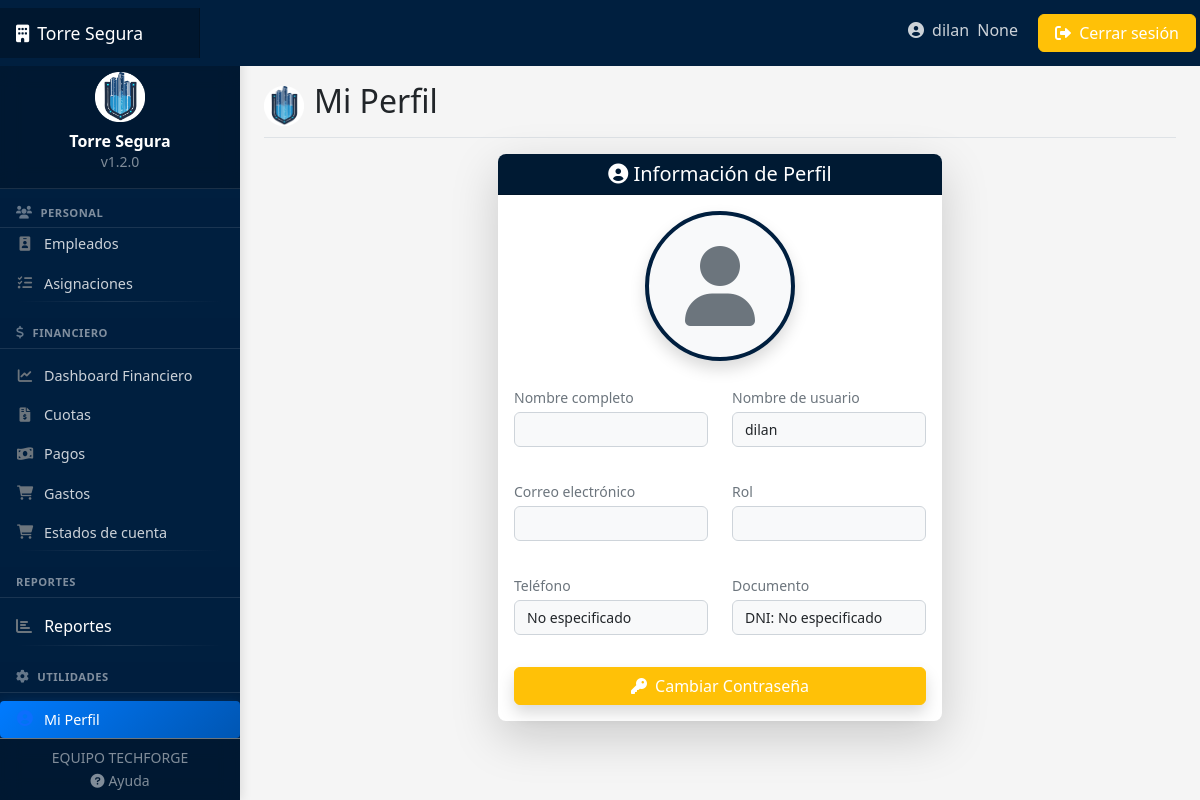
Before: /perfil/ (signed in) with the older database file.
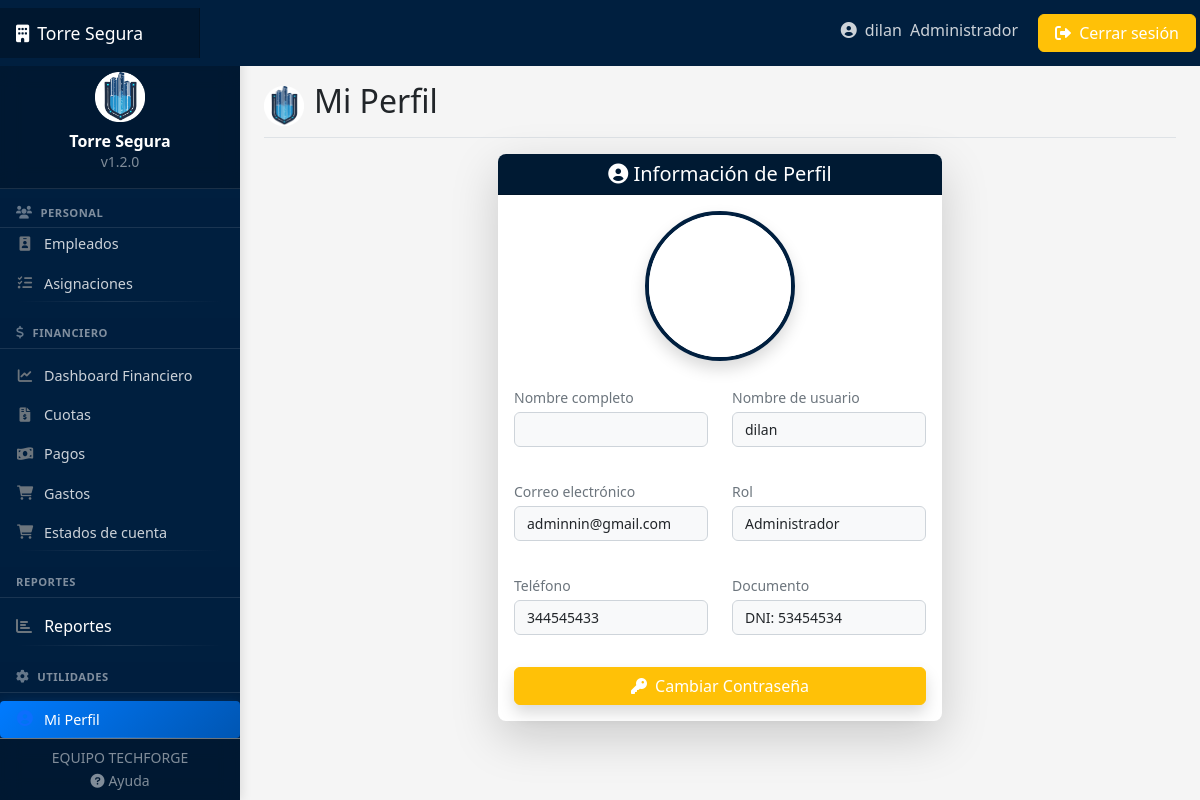
After: the same page with the newer database file.
### usuarios/models.py (models this page shows, shortened)
class Usuario(AbstractUser):
    TIPOS_DOCUMENTO = [
        ('DNI', 'DNI'),
        ('PASAPORTE', 'Pasaporte'),
        ('CEDULA', 'Cédula'),
    ]
    rol = models.ForeignKey(Rol, on_delete=models.SET_NULL, null=True, related_name='usuarios')
    telefono = models.CharField(max_length=15, blank=True)
    tipo_documento = models.CharField(max_length=10, choices=TIPOS_DOCUMENTO, default='DNI')
    numero_documento = models.CharField(max_length=20, blank=True)
    foto = models.ImageField(upload_to='usuarios/', blank=True, null=True)
    email_confirmado = models.BooleanField(default=False)
    def __str__(self):
        return f"{self.first_name} {self.last_name} - {self.username}"

class Rol(models.Model):
    nombre = models.CharField(max_length=50)
    descripcion = models.TextField(blank=True)
    def __str__(self):
        return self.nombre

### condominio_app/views.py (the view)
# urls.py: path('perfil/', views.perfil, name='perfil'),
@login_required
def perfil(request):
    return render(request, 'perfil.html', {'usuario': request.user})

### templates/perfil.html (shortened to what this page needs)
{% extends 'base.html' %}
{% load crispy_forms_tags %}
{% block header %}Mi Perfil{% endblock %}
{% block content %}
<div class="row">
    <div class="col-md-6 mx-auto">
        <div class="card shadow-lg border-0">
            <div class="card-header" style="background-color: #001a33; color: #ffffff; text-align: center;">
                <h5 class="mb-0"><i class="fas fa-user-circle"></i> Información de Perfil</h5>
            </div>
            <div class="card-body">
                <div class="text-center mb-4">
                    {% if usuario.foto %}
                        <img src="{{ usuario.foto.url }}" alt="{{ usuario }}" class="img-fluid rounded-circle shadow" style="width: 150px; height: 150px; object-fit: cover; border: 4px solid #001f3f;">
                    {% else %}
                        <div class="bg-light rounded-circle d-inline-flex align-items-center justify-content-center shadow" style="width: 150px; height: 150px; border: 4px solid #001f3f;">
                            <i class="fas fa-user fa-5x text-secondary"></i>
                        </div>
                    {% endif %}
                </div>
                <div class="row mb-3">
                    <div class="col-md-6">
                        <label class="form-label text-muted">Nombre completo</label>
                        <p class="form-control bg-light text-dark">{{ usuario.first_name }} {{ usuario.last_name }}</p>
                    </div>
                    <div class="col-md-6">
                        <label class="form-label text-muted">Nombre de usuario</label>
                        <p class="form-control bg-light text-dark">{{ usuario.username }}</p>
                    </div>
                </div>
                <div class="row mb-3">
                    <div class="col-md-6">
                        <label class="form-label text-muted">Correo electrónico</label>
                        <p class="form-control bg-light text-dark">{{ usuario.email }}</p>
                    </div>
                    <div class="col-md-6">
                        <label class="form-label text-muted">Rol</label>
                        <p class="form-control bg-light text-dark">{{ usuario.rol.nombre }}</p>
                    </div>
                </div>
                <div class="row mb-3">
                    <div class="col-md-6">
                        <label class="form-label text-muted">Teléfono</label>
                        <p class="form-control bg-light text-dark">{{ usuario.telefono|default:"No especificado" }}</p>
                    </div>
                    <div class="col-md-6">
                        <label class="form-label text-muted">Documento</label>
                        <p class="form-control bg-light text-dark">{{ usuario.tipo_documento }}: {{ usuario.numero_documento|default:"No especificado" }}</p>
                    </div>
                </div>
                <div class="d-grid gap-2">
                    <a href="{% url 'password_change' %}" class="btn btn-warning text-white shadow">
                        <i class="fas fa-key"></i> Cambiar Contraseña
                    </a>
                </div>
            </div>
        </div>
    </div>
</div>
{% endblock %}

### templates/base.html (shortened to what this page needs)
<!DOCTYPE html>
<html lang="es">
<head>
    <link href="https://cdn.jsdelivr.net/npm/bootstrap@5.2.3/dist/css/bootstrap.min.css" rel="stylesheet">
    <link href="https://cdnjs.cloudflare.com/ajax/libs/font-awesome/6.0.0/css/all.min.css" rel="stylesheet">
    {% load static %}
    <link href="{% static 'css/style.css' %}" rel="stylesheet">
    <link href="{% static 'css/responsive.css' %}" rel="stylesheet">
    <link href="{% static 'css/sidebar.css' %}" rel="stylesheet">
</head>
<body>
    {% if user.is_authenticated %}
        {% include 'navbar.html' %}
        <div class="container-fluid">
            <div class="row">
                {% include 'sidebar.html' %}
                <main class="col-md-9 ms-sm-auto col-lg-10 px-md-4">
                    <div class="pt-3 pb-2 mb-3 border-bottom d-flex align-items-center">
                        <img src="{% static 'img/logo_ofi.png' %}" alt="Logo" class="d-none d-sm-block" style="height: 40px; margin-right: 10px;">
                        <h1 class="h2">{% block header %}{% endblock %}</h1>
                    </div>
                    {% block content %}{% endblock %}
                </main>
            </div>
        </div>
    {% else %}
        {% block auth_content %}{% endblock %}
    {% endif %}
</body>
</html>

### templates/navbar.html (shortened to what this page needs)
<header class="navbar navbar-dark sticky-top" style="background-color: #001f3f; flex-md-nowrap; p-0; shadow">
    <a class="navbar-brand col-md-3 col-lg-2 me-0 px-3 d-flex align-items-center" href="{% url 'dashboard' %}">
        <span class="d-none d-md-inline"><i class="fas fa-building me-2"></i></span>
        Torre Segura
    </a>
    <div class="navbar-nav ms-auto">
        <div class="nav-item text-nowrap d-none d-md-flex">
            <a class="nav-link p-2 mx-2" href="{% url 'perfil' %}">
                <i class="fas fa-user-circle"></i>
                <span class="ms-1 d-none d-lg-inline">{{ user.first_name|default:user.username }}</span>
                <span class="ms-1 d-none d-lg-inline">{{ user.rol|default:user.rol }}</span>
            </a>
            <a class="btn btn-warning text-white px-3 m-1" href="{% url 'logout' %}">
                <i class="fas fa-sign-out-alt"></i>
                <span class="d-none d-lg-inline">Cerrar sesión</span>
            </a>
        </div>
    </div>
</header>

### templates/sidebar.html (shortened to what this page needs)
{% load static %}
<nav id="sidebarMenu" class="col-md-3 col-lg-2 d-md-block text-white sidebar collapse" style="background-color: #001f3f;">
    <div class="sidebar-container">
        <div class="sidebar-header">
            <div class="text-center py-3">
                <img src="{% static 'img/logo_ofi.png' %}" alt="Logo" style="height: 50px; margin-bottom: 10px;" class="d-none d-md-inline">
                <h6 class="fw-bold mb-0">Torre Segura</h6>
                <small class="text-white-50 d-none d-md-block">v1.2.0</small>
            </div>
        </div>
        <div class="sidebar-content">
            <div class="sidebar-section">
                <h6 class="sidebar-heading d-flex justify-content-between align-items-center px-3 mt-3 mb-2 text-white-50">
                    <span><i class="fas fa-users me-2"></i>Personal</span>
                </h6>
                <ul class="nav flex-column collapse show" id="personalNav">
                    <li class="nav-item">
                        <a class="nav-link text-white sidebar-link {% if '/personal/empleados/' in request.path %}active{% endif %}" href="{% url 'empleado-list' %}">
                            <i class="fas fa-id-badge me-2"></i>
                            <span>Empleados</span>
                        </a>
                    </li>
                    <li class="nav-item">
                        <a class="nav-link text-white sidebar-link {% if '/personal/asignaciones/' in request.path %}active{% endif %}" href="{% url 'asignacion-list' %}">
                            <i class="fas fa-tasks me-2"></i>
                            <span>Asignaciones</span>
                        </a>
                    </li>
                </ul>
            </div>
            <div class="sidebar-section">
                <h6 class="sidebar-heading d-flex justify-content-between align-items-center px-3 mt-3 mb-2 text-white-50">
                    <span><i class="fas fa-dollar-sign me-2"></i>Financiero</span>
                </h6>
                <ul class="nav flex-column collapse" id="financieroNav">
                    <li class="nav-item">
                        <a class="nav-link text-white sidebar-link {% if '/financiero/' == request.path %}active{% endif %}" href="{% url 'dashboard-financiero' %}">
                            <i class="fas fa-chart-line me-2"></i>
                            <span>Dashboard Financiero</span>
                        </a>
                    </li>
                    <li class="nav-item">
                        <a class="nav-link text-white sidebar-link {% if '/financiero/cuotas/' in request.path %}active{% endif %}" href="{% url 'cuota-list' %}">
                            <i class="fas fa-file-invoice-dollar me-2"></i>
                            <span>Cuotas</span>
                        </a>
                    </li>
                    <li class="nav-item">
                        <a class="nav-link text-white sidebar-link {% if '/financiero/pagos/' in request.path %}active{% endif %}" href="{% url 'pago-list' %}">
                            <i class="fas fa-money-bill-wave me-2"></i>
                            <span>Pagos</span>
                        </a>
                    </li>
                    <li class="nav-item">
                        <a class="nav-link text-white sidebar-link {% if '/financiero/gastos/' in request.path %}active{% endif %}" href="{% url 'gasto-list' %}">
                            <i class="fas fa-shopping-cart me-2"></i>
                            <span>Gastos</span>
                        </a>
                    </li>
                    <li class="nav-item">
                        <a class="nav-link text-white sidebar-link {% if '/financiero/estados-cuenta/' in request.path %}active{% endif %}" href="{% url 'estado-cuenta-list' %}">
                            <i class="fas fa-shopping-cart me-2"></i>
                            <span>Estados de cuenta</span>
                        </a>
                    </li>
                </ul>
            </div>
            <div class="sidebar-section">
                <h6 class="sidebar-heading d-flex justify-content-between align-items-center px-3 mt-3 mb-1 text-white-50">
                    <span>Reportes</span>
                </h6>
                <ul class="nav flex-column collapse show" id="reportesNav">
                    <li class="nav-item">
                        <a class="nav-link text-white {% if '/reportes/' in request.path %}active bg-primary{% endif %}" href="{% url 'reporte-list' %}">
                            <i class="fas fa-chart-bar me-2"></i> Reportes
                        </a>
                    </li>
                </ul>
            </div>
            <div class="sidebar-section">
                <h6 class="sidebar-heading d-flex justify-content-between align-items-center px-3 mt-3 mb-2 text-white-50">
                    <span><i class="fas fa-cog me-2"></i>Utilidades</span>
                </h6>
                <ul class="nav flex-column collapse" id="utilidadesNav">
                    <li class="nav-item">
                        <a class="nav-link text-white sidebar-link {% if '/perfil/' in request.path %}active{% endif %}" href="{% url 'perfil' %}">
                            <i class="fas fa-user-circle me-2"></i>
                            <span>Mi Perfil</span>
                        </a>
                    </li>
                </ul>
            </div>
        </div>
        <div class="sidebar-footer">
            <div class="px-3 py-2 text-center border-top border-secondary">
                <small class="text-white-50 d-block">EQUIPO TECHFORGE</small>
                <a href="#" class="small text-decoration-none text-white-50 hover-text-white" data-bs-toggle="modal" data-bs-target="#helpModal">
                    <i class="fas fa-question-circle me-1"></i>Ayuda
                </a>
            </div>
        </div>
    </div>
</nav>

### static/css/style.css (style rules this page uses)
:root { --primary-color: #0d6efd; --secondary-color: #6c757d; --success-color: #198754; --danger-color: #dc3545; --warning-color: #ffc107; --info-color: #0dcaf0; --light-color: #f8f9fa; --dark-color: #212529; --sidebar-width: 240px; --navbar-height: 56px; }
body { font-family: 'Segoe UI', Tahoma, Geneva, Verdana, sans-serif; background-color: #f5f5f5; }
.navbar-brand { padding-top: .75rem; padding-bottom: .75rem; font-size: 1.1rem; background-color: rgba(0, 0, 0, .25); box-shadow: inset -1px 0 0 rgba(0, 0, 0, .25); }
.navbar-dark .navbar-nav .nav-link { color: rgba(255, 255, 255, .8); }
.sidebar { position: fixed; top: 0; bottom: 0; left: 0; z-index: 100; padding: var(--navbar-height) 0 0; box-shadow: inset -1px 0 0 rgba(0, 0, 0, .1); transition: all 0.3s; }
.sidebar .nav-link { font-weight: 500; color: var(--dark-color); padding: .5rem 1rem; margin: .1rem 0; border-radius: .25rem; transition: all 0.2s; }
.sidebar .nav-link.active { color: var(--primary-color); background-color: rgba(13, 110, 253, 0.1); }
.sidebar .nav-link i { margin-right: 10px; color: var(--secondary-color); transition: all 0.2s; }
.sidebar .nav-link.active i, .sidebar .nav-link:hover i { color: var(--primary-color); }
.sidebar-heading { font-size: 0.75rem; text-transform: uppercase; font-weight: bold; }
.card { margin-bottom: 1.5rem; border: none; box-shadow: 0 0.125rem 0.25rem rgba(0, 0, 0, 0.075); transition: all 0.3s ease; border-radius: 0.5rem; }
.card-header { border-top-left-radius: 0.5rem !important; border-top-right-radius: 0.5rem !important; background-color: rgba(0, 0, 0, 0.03); }
.btn { font-weight: 500; border-radius: 0.375rem; }
.btn i { margin-right: 0.25rem; }

### static/css/responsive.css (style rules this page uses)
.form-control, .form-select { font-size: 0.875rem; height: calc(1.5em + 0.75rem + 2px); }
label.form-label { font-weight: 500; margin-bottom: 0.25rem; font-size: 0.875rem; }
.btn, .card, .nav-link, .form-control, .form-select { transition: all 0.2s ease; }

### templates/base.html (style rules this page uses)
@media (min-width: 768px) { main.col-md-9.ms-sm-auto.col-lg-10 { margin-left: var(--sidebar-width) !important; width: calc(100% - var(--sidebar-width)) !important; } }

Changed rows visible on the page:
changed Usuario "dilan": rol "None" → "Administrador"; foto: picture added; email (not shown) → "adminnin@gmail.com"; rol.nombre (not shown) → "Administrador"; telefono "No especificado" → "344545433"; numero_documento "No especificado" → "53454534"
